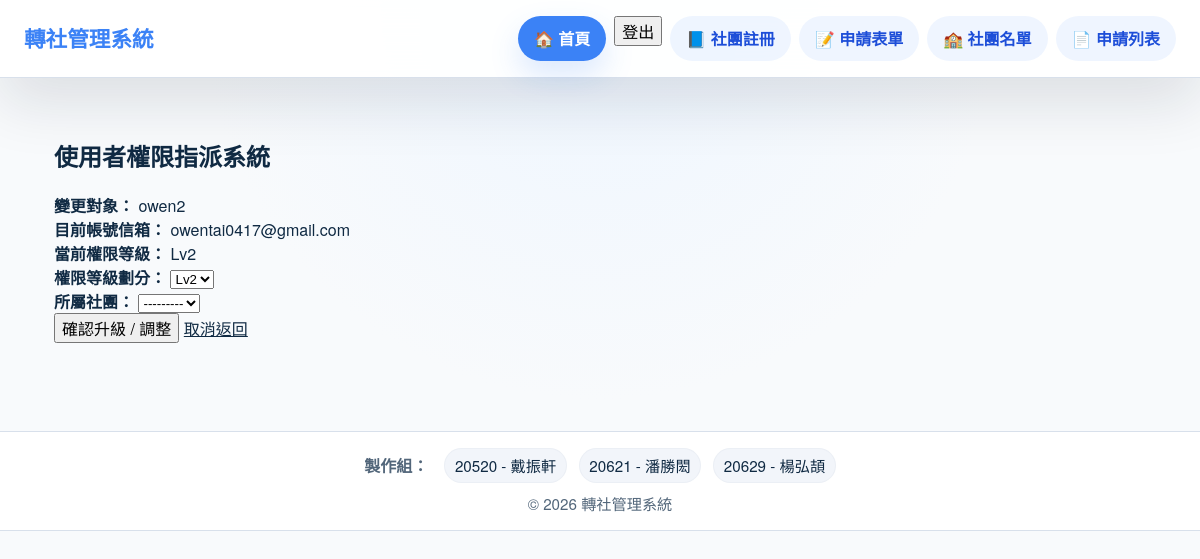
/form/user/2/uupdate/ (signed in), run on the app's committed database.
### club/models.py (models this page shows, shortened)
class User(AbstractUser):
    class Rank(models.IntegerChoices):
        lv1 = 1 #最高權限管理人
        lv2 = 2 #校方人員:可進行除了任命1級人員和更改後台之外的所有動作
        lv3 = 3 #社長:只比4級人員多了可以對所屬社團的聲請表單進行認證的功能
        lv4 = 4 #一班學生:只能進行表單填寫和瀏覽
    us_rank = models.IntegerField('權限等級劃分' , choices=Rank.choices, default=Rank.lv4)
    club = models.ForeignKey(Club, on_delete=models.SET_NULL, null=True, blank=True, verbose_name='所屬社團')  #AI提供的版本，以便解決少數帳號能在沒有社團的狀況下建立

### club/views.py (the view, shortened to what this page needs)
# urls.py: path("user/<int:pk>/uupdate/", UserRankUpdateView.as_view(), name="rank_update"),
class UserRankUpdateView(LoginRequiredMixin, UserPassesTestMixin, UpdateView):  #前端使用者權限曾級管理
    model = User
    template_name = "club/user_rank_up.html"
    fields = ['us_rank', 'club']
    def test_func(self):
        user = self.request.user
        return user.is_authenticated and user.us_rank in [User.Rank.lv1, User.Rank.lv2]
    def get_form(self, form_class=None):
        form = super().get_form(form_class)
        current_user = self.request.user        # 目前在操作的管理員
        target_user = self.get_object()         # 被修改權限的目標使用者
        if current_user.us_rank >= target_user.us_rank and current_user.us_rank != User.Rank.lv1:
            raise PermissionDenied("權限不足：您只能修改權限層級比您低的使用者！")
        if current_user.us_rank == User.Rank.lv2:
            form.fields['us_rank'].choices = [
                (User.Rank.lv3, "3級 - 社長"),
                (User.Rank.lv4, "4級 - 一般學生"),
            ]
        return form
    success_url = reverse_lazy('success')

### club/models.py (called while the page is built)
    def __str__(self):
        return f"{self.club_name}"

### templates/club/user_rank_up.html (shortened to what this page needs)
{% extends 'base.html' %}
{% block main %}
<div class="box">
    <h2> 使用者權限指派系統</h2>
    <div class="user-info">
        <strong>變更對象：</strong> {{ object.username }}<br>
        <strong>目前帳號信箱：</strong> {{ object.email }}<br>
        <strong>當前權限等級：</strong> {{ object.get_us_rank_display }}
    </div>
    <form method="post">
        {% for field in form %}
            <div class="form-group">
                <label for="{{ field.id_for_label }}"><strong>{{ field.label }}：</strong></label>
                {{ field }}
            </div>
        {% endfor %}
        <button type="submit" class="btn-save">確認升級 / 調整</button>
        <a href="{% url 'log_list' %}" class="btn-back">取消返回</a>
    </form>
</div>
{% endblock %}

### templates/css.css (style rules this page uses)
:root { color-scheme: light; --bg: #f8fafc; --surface: #ffffff; --surface-strong: #f2f5fa; --border: #d8e0eb; --text: #102a43; --muted: #52667a; --accent: #3b82f6; --accent-soft: #eff6ff; --success: #16a34a; --danger: #dc2626; --radius: 16px; --shadow: 0 24px 60px rgba(15, 23, 42, 0.08); }
* { box-sizing: border-box; }
html { scroll-behavior: smooth; }
body { margin: 0; min-height: 100vh; font-family: 'Noto Sans TC', 'Helvetica Neue', Arial, sans-serif; background: radial-gradient(circle at top, #eef6ff 0%, var(--bg) 40%); color: var(--text); }
a { color: inherit; }
button, input[type='submit'] { font: inherit; }

### data on the page
User: username "owen2", email "owentai0417@gmail.com", us_rank "Lv2", form "Lv2" "---------"

### other printed values
{{ field.label }} "權限等級劃分" "所屬社團"
